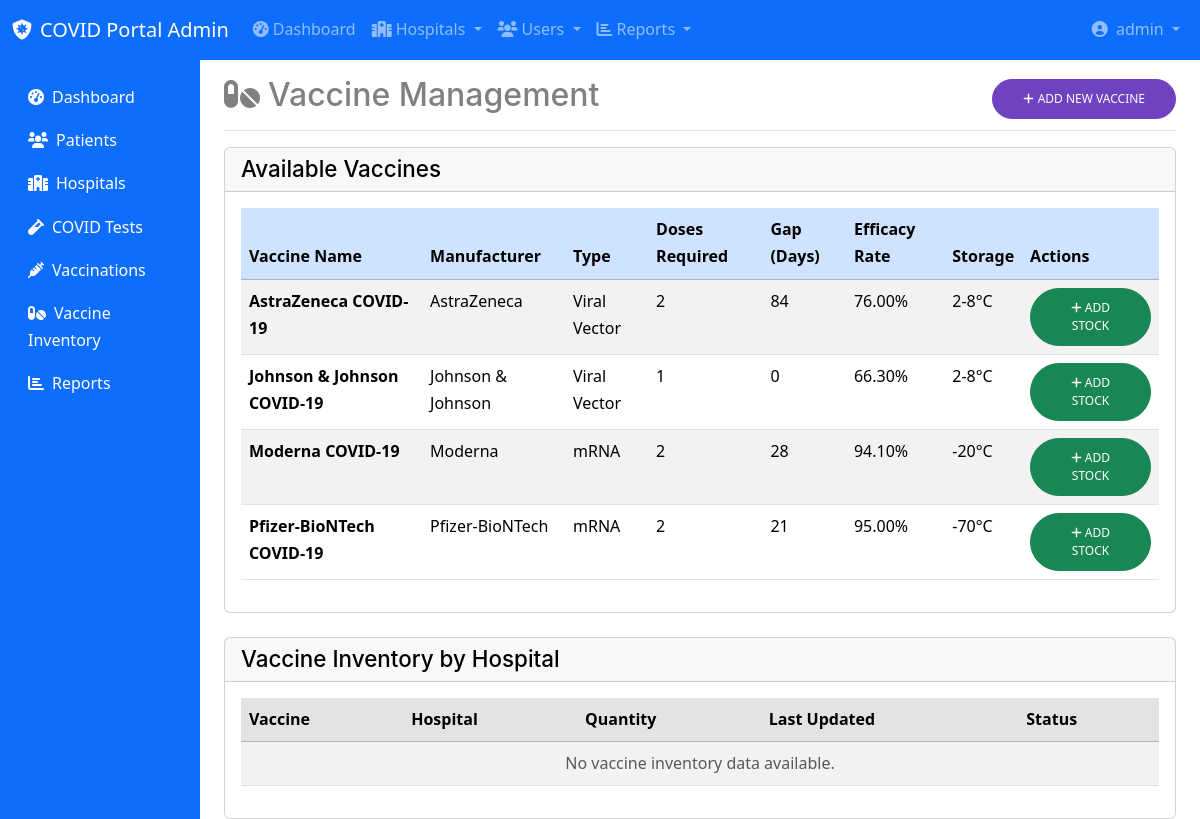
/admin_vaccines.php (signed in), run on the app's committed database.
### tables this page shows
CREATE TABLE vaccines (
    id INT AUTO_INCREMENT PRIMARY KEY,
    vaccine_name VARCHAR(100) NOT NULL,
    manufacturer VARCHAR(100),
    vaccine_type VARCHAR(50),
    doses_required INT DEFAULT 1,
    gap_between_doses INT DEFAULT 0,
    efficacy_rate DECIMAL(5,2),
    storage_temperature VARCHAR(50),
    description TEXT,
    side_effects TEXT,
    availability_status ENUM('available', 'limited', 'unavailable') DEFAULT 'available',
    price DECIMAL(10,2) DEFAULT 0.00,
    created_at TIMESTAMP DEFAULT CURRENT_TIMESTAMP,
    updated_at TIMESTAMP DEFAULT CURRENT_TIMESTAMP ON UPDATE CURRENT_TIMESTAMP
);

### admin_vaccines.php (the view, shortened to what this page needs)
<?php
include 'db.php';
$vaccines_result = $conn->query("SELECT * FROM vaccines ORDER BY vaccine_name");
$inventory_query = "
    SELECT vi.*, vi.stock_quantity as quantity, v.vaccine_name, h.hospital_name
    FROM hospital_vaccines vi
    JOIN vaccines v ON vi.vaccine_id = v.id
    JOIN hospitals h ON vi.hospital_id = h.id
    ORDER BY v.vaccine_name, h.hospital_name
";
$inventory_result = $conn->query($inventory_query);
?>
<!DOCTYPE html>
<html lang="en">
<head>
    <link href="https://cdn.jsdelivr.net/npm/bootstrap@5.3.2/dist/css/bootstrap.min.css" rel="stylesheet">
    <link href="https://cdnjs.cloudflare.com/ajax/libs/font-awesome/6.0.0/css/all.min.css" rel="stylesheet">
    <link rel="stylesheet" href="css/style.css">
</head>
<body>
    <?php include 'layout/admin_header.php'; ?>
    <div class="container-fluid">
        <div class="row">
            <div class="col-md-3 col-lg-2 sidebar bg-primary">
                <div class="sidebar-sticky pt-3">
                    <ul class="nav flex-column">
                        <li class="nav-item">
                            <a href="admin_dashboard.php" class="nav-link text-white">
                                <i class="fas fa-tachometer-alt me-2"></i>Dashboard
                            </a>
                        </li>
                        <li class="nav-item">
                            <a href="admin_patients.php" class="nav-link text-white">
                                <i class="fas fa-users me-2"></i>Patients
                            </a>
                        </li>
                        <li class="nav-item">
                            <a href="admin_hospitals.php" class="nav-link text-white">
                                <i class="fas fa-hospital me-2"></i>Hospitals
                            </a>
                        </li>
                        <li class="nav-item">
                            <a href="admin_tests.php" class="nav-link text-white">
                                <i class="fas fa-vial me-2"></i>COVID Tests
                            </a>
                        </li>
                        <li class="nav-item">
                            <a href="admin_vaccinations.php" class="nav-link text-white">
                                <i class="fas fa-syringe me-2"></i>Vaccinations
                            </a>
                        </li>
                        <li class="nav-item">
                            <a href="admin_vaccines.php" class="nav-link text-white active">
                                <i class="fas fa-pills me-2"></i>Vaccine Inventory
                            </a>
                        </li>
                        <li class="nav-item">
                            <a href="admin_reports.php" class="nav-link text-white">
                                <i class="fas fa-chart-bar me-2"></i>Reports
                            </a>
                        </li>
                    </ul>
                </div>
            </div>
            <main class="col-md-9 ms-sm-auto col-lg-10 px-4">
                <div class="d-flex justify-content-between flex-wrap flex-md-nowrap align-items-center pt-3 pb-2 mb-3 border-bottom">
                    <h1 class="h2"><i class="fas fa-pills me-2"></i>Vaccine Management</h1>
                    <div class="btn-toolbar mb-2 mb-md-0">
                        <button type="button" class="btn btn-sm btn-primary" data-bs-toggle="modal" data-bs-target="#addVaccineModal">
                            <i class="fas fa-plus me-1"></i>Add New Vaccine
                        </button>
                    </div>
                </div>
                <div class="card mb-4">
                    <div class="card-header">
                        <h5 class="card-title mb-0">Available Vaccines</h5>
                    </div>
                    <div class="card-body">
                        <div class="table-responsive">
                            <table class="table table-striped table-hover">
                                <thead class="table-primary">
                                    <tr>
                                        <th>Vaccine Name</th>
                                        <th>Manufacturer</th>
                                        <th>Type</th>
                                        <th>Doses Required</th>
                                        <th>Gap (Days)</th>
                                        <th>Efficacy Rate</th>
                                        <th>Storage</th>
                                        <th>Actions</th>
                                    </tr>
                                </thead>
                                <tbody>
                                    <?php if ($vaccines_result && $vaccines_result->num_rows > 0): ?>
                                        <?php while ($vaccine = $vaccines_result->fetch_assoc()): ?>
                                            <tr>
                                                <td><strong><?php echo htmlspecialchars($vaccine['vaccine_name']); ?></strong></td>
                                                <td><?php echo htmlspecialchars($vaccine['manufacturer']); ?></td>
                                                <td><?php echo htmlspecialchars($vaccine['vaccine_type']); ?></td>
                                                <td><?php echo $vaccine['doses_required']; ?></td>
                                                <td><?php echo $vaccine['gap_between_doses']; ?></td>
                                                <td><?php echo $vaccine['efficacy_rate']; ?>%</td>
                                                <td><?php echo htmlspecialchars($vaccine['storage_temperature']); ?></td>
                                                <td>
                                                    <button type="button" class="btn btn-sm btn-success" data-bs-toggle="modal" data-bs-target="#stockModal"
                                                            onclick="setVaccineId(<?php echo $vaccine['id']; ?>, '<?php echo htmlspecialchars($vaccine['vaccine_name']); ?>')">
                                                        <i class="fas fa-plus"></i> Add Stock
                                                    </button>
                                                </td>
                                            </tr>
                                        <?php endwhile; ?>
                                    <?php else: ?>
                                        <tr>
                                            <td colspan="8" class="text-center text-muted">No vaccines available.</td>
                                        </tr>
                                    <?php endif; ?>
                                </tbody>
                            </table>
                        </div>
                    </div>
                </div>
                <div class="card">
                    <div class="card-header">
                        <h5 class="card-title mb-0">Vaccine Inventory by Hospital</h5>
                    </div>
                    <div class="card-body">
                        <div class="table-responsive">
                            <table class="table table-striped table-hover">
                                <thead class="table-secondary">
                                    <tr>
                                        <th>Vaccine</th>
                                        <th>Hospital</th>
                                        <th>Quantity</th>
                                        <th>Last Updated</th>
                                        <th>Status</th>
                                    </tr>
                                </thead>
                                <tbody>
                                    <?php if ($inventory_result && $inventory_result->num_rows > 0): ?>
                                        <?php while ($item = $inventory_result->fetch_assoc()): ?>
                                            <tr>
                                                <td><strong><?php echo htmlspecialchars($item['vaccine_name']); ?></strong></td>
                                                <td><?php echo htmlspecialchars($item['hospital_name']); ?></td>
                                                <td>
                                                    <?php
                                                    $quantity = $item['quantity'] ?? 0;
                                                    $badge_class = $quantity > 100 ? 'bg-success' : ($quantity > 20 ? 'bg-warning' : 'bg-danger');
                                                    ?>
                                                    <span class="badge <?php echo $badge_class; ?>">
                                                        <?php echo $quantity; ?> doses
                                                    </span>
                                                </td>
                                                <td><?php echo date('M d, Y', strtotime($item['last_updated'])); ?></td>
                                                <td>
                                                    <?php
                                                    $quantity = $item['quantity'] ?? 0;
                                                    if ($quantity > 100): ?>
                                                        <span class="badge bg-success">Well Stocked</span>
                                                    <?php elseif ($quantity > 20): ?>
                                                        <span class="badge bg-warning">Low Stock</span>
                                                    <?php else: ?>
                                                        <span class="badge bg-danger">Critical</span>
                                                    <?php endif; ?>
                                                </td>
                                            </tr>
                                        <?php endwhile; ?>
                                    <?php else: ?>
                                        <tr>
                                            <td colspan="5" class="text-center text-muted">No vaccine inventory data available.</td>
                                        </tr>
                                    <?php endif; ?>
                                </tbody>
                            </table>
                        </div>
                    </div>
                </div>
            </main>
        </div>
    </div>
</body>
</html>

### layout/admin_header.php (shortened to what this page needs)
<nav class="navbar navbar-expand-lg navbar-dark bg-primary mb-0">
    <div class="container-fluid">
        <a class="navbar-brand" href="admin_dashboard.php">
            <i class="fas fa-shield-virus me-2"></i>COVID Portal Admin
        </a>
        <div class="collapse navbar-collapse" id="navbarNav">
            <ul class="navbar-nav me-auto">
                <li class="nav-item">
                    <a class="nav-link" href="admin_dashboard.php">
                        <i class="fas fa-tachometer-alt me-1"></i>Dashboard
                    </a>
                </li>
                <li class="nav-item dropdown">
                    <a class="nav-link dropdown-toggle" href="#" id="hospitalDropdown" role="button" data-bs-toggle="dropdown">
                        <i class="fas fa-hospital me-1"></i>Hospitals
                    </a>
                </li>
                <li class="nav-item dropdown">
                    <a class="nav-link dropdown-toggle" href="#" id="usersDropdown" role="button" data-bs-toggle="dropdown">
                        <i class="fas fa-users me-1"></i>Users
                    </a>
                </li>
                <li class="nav-item dropdown">
                    <a class="nav-link dropdown-toggle" href="#" id="reportsDropdown" role="button" data-bs-toggle="dropdown">
                        <i class="fas fa-chart-bar me-1"></i>Reports
                    </a>
                </li>
            </ul>
            <ul class="navbar-nav ms-auto">
                <li class="nav-item dropdown">
                    <a class="nav-link dropdown-toggle" href="#" id="navbarDropdown" role="button" data-bs-toggle="dropdown">
                        <i class="fas fa-user-circle me-1"></i>
                        <?php echo htmlspecialchars($_SESSION['user']); ?>
                    </a>
                </li>
            </ul>
        </div>
    </div>
</nav>

### css/style.css (style rules this page uses)
html { overflow-x: hidden; }
body { line-height: 1.7; color: gray; font-weight: 400; font-size: 1rem; }
a { -webkit-transition: .3s all ease; -o-transition: .3s all ease; transition: .3s all ease; }
h1, h2, h3, h4, h5, .h1, .h2, .h3, .h4, .h5 { font-family: "Mulish", -apple-system, BlinkMacSystemFont, "Segoe UI", Roboto, "Helvetica Neue", Arial, "Noto Sans", sans-serif, "Apple Color Emoji", "Segoe UI Emoji", "Segoe UI Symbol", "Noto Color Emoji"; }
body:after { -webkit-transition: .3s all ease-in-out; -o-transition: .3s all ease-in-out; transition: .3s all ease-in-out; }
.btn { font-size: 12px; text-transform: uppercase; border-radius: 30px; padding: 10px 30px; }
.btn.btn-primary { background: #6f42c1; border-color: #6f42c1; color: #fff; }
.card-title { font-size: 1.4rem; color: #000; }

### data on the page
vaccines: vaccine_name "AstraZeneca COVID-19", manufacturer "AstraZeneca", vaccine_type "Viral Vector", doses_required "2", gap_between_doses "84", efficacy_rate "76.00", storage_temperature "2-8°C"
vaccines: vaccine_name "Johnson & Johnson COVID-19", manufacturer "Johnson & Johnson", vaccine_type "Viral Vector", doses_required "1", gap_between_doses "0", efficacy_rate "66.30", storage_temperature "2-8°C"
vaccines: vaccine_name "Moderna COVID-19", manufacturer "Moderna", vaccine_type "mRNA", doses_required "2", gap_between_doses "28", efficacy_rate "94.10", storage_temperature "-20°C"
vaccines: vaccine_name "Pfizer-BioNTech COVID-19", manufacturer "Pfizer-BioNTech", vaccine_type "mRNA", doses_required "2", gap_between_doses "21", efficacy_rate "95.00", storage_temperature "-70°C"

### other printed values
$_SESSION['user'] "admin"
